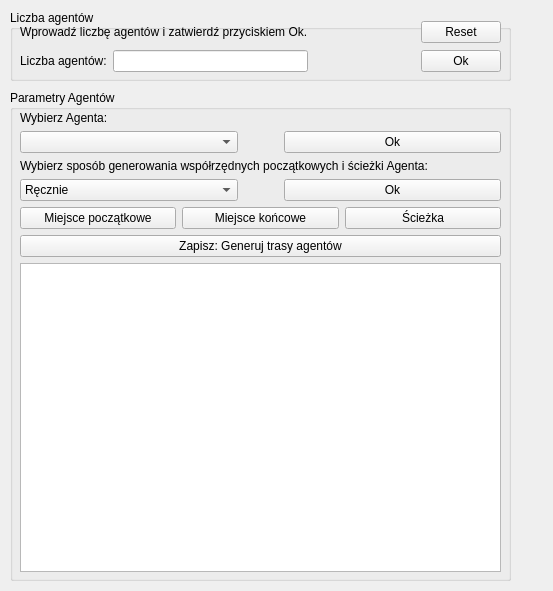
<?xml version="1.0" encoding="UTF-8"?>
<ui version="4.0">
 <class>AgentWindow</class>
 <widget class="QWidget" name="AgentWindow">
  <property name="geometry">
   <rect>
    <x>0</x>
    <y>0</y>
    <width>553</width>
    <height>591</height>
   </rect>
  </property>
  <property name="windowTitle">
   <string>Form</string>
  </property>
  <widget class="QGroupBox" name="groupBox">
   <property name="geometry">
    <rect>
     <x>10</x>
     <y>10</y>
     <width>501</width>
     <height>71</height>
    </rect>
   </property>
   <property name="title">
    <string>Liczba agentów</string>
   </property>
   <widget class="QWidget" name="layoutWidget">
    <property name="geometry">
     <rect>
      <x>10</x>
      <y>10</y>
      <width>481</width>
      <height>54</height>
     </rect>
    </property>
    <layout class="QGridLayout" name="gridLayout">
     <item row="0" column="0" colspan="2">
      <widget class="QLabel" name="label_2">
       <property name="text">
        <string>Wprowadź liczbę agentów i zatwierdź przyciskiem Ok.</string>
       </property>
      </widget>
     </item>
     <item row="0" column="3">
      <widget class="QPushButton" name="pushButtonReset">
       <property name="text">
        <string>Reset</string>
       </property>
      </widget>
     </item>
     <item row="1" column="0">
      <widget class="QLabel" name="label">
       <property name="text">
        <string>Liczba agentów:</string>
       </property>
      </widget>
     </item>
     <item row="1" column="1">
      <widget class="QLineEdit" name="lineEditNum">
       <property name="inputMethodHints">
        <set>Qt::ImhDigitsOnly</set>
       </property>
       <property name="text">
        <string/>
       </property>
      </widget>
     </item>
     <item row="1" column="3">
      <widget class="QPushButton" name="pushButtonOk">
       <property name="text">
        <string>Ok</string>
       </property>
      </widget>
     </item>
     <item row="1" column="2">
      <spacer name="horizontalSpacer">
       <property name="orientation">
        <enum>Qt::Horizontal</enum>
       </property>
       <property name="sizeHint" stdset="0">
        <size>
         <width>40</width>
         <height>20</height>
        </size>
       </property>
      </spacer>
     </item>
    </layout>
   </widget>
  </widget>
  <widget class="QGroupBox" name="groupBox_2">
   <property name="geometry">
    <rect>
     <x>10</x>
     <y>90</y>
     <width>501</width>
     <height>491</height>
    </rect>
   </property>
   <property name="title">
    <string>Parametry Agentów</string>
   </property>
   <widget class="QWidget" name="layoutWidget">
    <property name="geometry">
     <rect>
      <x>10</x>
      <y>21</y>
      <width>481</width>
      <height>461</height>
     </rect>
    </property>
    <layout class="QGridLayout" name="gridLayout_4">
     <item row="0" column="0">
      <layout class="QGridLayout" name="gridLayout_3">
       <item row="0" column="0">
        <layout class="QGridLayout" name="gridLayout_2">
         <item row="0" column="0">
          <widget class="QLabel" name="label_3">
           <property name="text">
            <string>Wybierz Agenta:</string>
           </property>
          </widget>
         </item>
         <item row="1" column="0">
          <layout class="QHBoxLayout" name="horizontalLayout">
           <item>
            <widget class="QComboBox" name="comboBoxAgent">
             <property name="enabled">
              <bool>true</bool>
             </property>
            </widget>
           </item>
           <item>
            <spacer name="horizontalSpacer_2">
             <property name="orientation">
              <enum>Qt::Horizontal</enum>
             </property>
             <property name="sizeType">
              <enum>QSizePolicy::Ignored</enum>
             </property>
             <property name="sizeHint" stdset="0">
              <size>
               <width>40</width>
               <height>20</height>
              </size>
             </property>
            </spacer>
           </item>
           <item>
            <widget class="QPushButton" name="pushButtonAgent">
             <property name="text">
              <string>Ok</string>
             </property>
            </widget>
           </item>
          </layout>
         </item>
         <item row="2" column="0">
          <widget class="QLabel" name="label_4">
           <property name="text">
            <string>Wybierz sposób generowania współrzędnych początkowych i ścieżki Agenta:</string>
           </property>
          </widget>
         </item>
         <item row="3" column="0">
          <layout class="QHBoxLayout" name="horizontalLayout_2">
           <item>
            <widget class="QComboBox" name="comboBoxMethod">
             <item>
              <property name="text">
               <string>Ręcznie</string>
              </property>
             </item>
             <item>
              <property name="text">
               <string>Losowo</string>
              </property>
             </item>
            </widget>
           </item>
           <item>
            <spacer name="horizontalSpacer_3">
             <property name="orientation">
              <enum>Qt::Horizontal</enum>
             </property>
             <property name="sizeType">
              <enum>QSizePolicy::Ignored</enum>
             </property>
             <property name="sizeHint" stdset="0">
              <size>
               <width>40</width>
               <height>20</height>
              </size>
             </property>
            </spacer>
           </item>
           <item>
            <widget class="QPushButton" name="pushButtonMethod">
             <property name="text">
              <string>Ok</string>
             </property>
            </widget>
           </item>
          </layout>
         </item>
        </layout>
       </item>
       <item row="1" column="0">
        <layout class="QHBoxLayout" name="horizontalLayout_3">
         <item>
          <widget class="QPushButton" name="pushButtonStartPos">
           <property name="text">
            <string>Miejsce początkowe</string>
           </property>
          </widget>
         </item>
         <item>
          <widget class="QPushButton" name="pushButtonStopPos">
           <property name="text">
            <string>Miejsce końcowe</string>
           </property>
          </widget>
         </item>
         <item>
          <widget class="QPushButton" name="pushButtonPath">
           <property name="text">
            <string>Ścieżka</string>
           </property>
          </widget>
         </item>
        </layout>
       </item>
      </layout>
     </item>
     <item row="2" column="0">
      <widget class="QGraphicsView" name="graphicsView">
       <property name="alignment">
        <set>Qt::AlignLeading|Qt::AlignLeft|Qt::AlignTop</set>
       </property>
      </widget>
     </item>
     <item row="1" column="0">
      <widget class="QPushButton" name="pushButtonSavePaths">
       <property name="text">
        <string>Zapisz: Generuj trasy agentów</string>
       </property>
      </widget>
     </item>
    </layout>
   </widget>
  </widget>
 </widget>
 <resources/>
 <connections/>
</ui>
